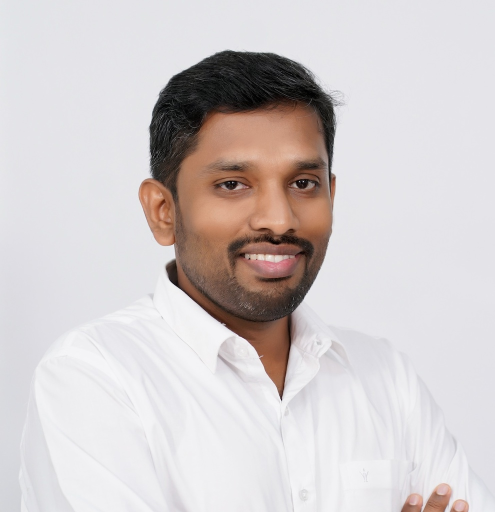
#> input picture data/Arish_p_low_res.jpeg, 990 x 1024 px, found by its file name (shown at 1/2 size)
$ jupyter execute session_1.ipynb
#> lines starting #> are read from the running program, lines starting #| are printed output that depends on the picture
[cell 1]
import numpy as np
# creating numpy arrays

# Creating a 1D array
arr1d = np.array([1, 2, 3, 4, 5])
print("1D Array:", arr1d)

[cell 2]
# Creating a 2D array
arr2d = np.array([[1, 2, 3], [4, 5, 6]])
print("2D Array:\n", arr2d)

[cell 3]
# Creating an array filled with zeros
zeros_arr = np.zeros((3, 4))  # 3 rows, 4 columns
print("Zeros Array:\n", zeros_arr)

[cell 4]
# Creating an array filled with ones
ones_arr = np.ones((2, 2))
print("Ones Array:\n", ones_arr)

[cell 5]
# Creating an array with a range of values
range_arr = np.arange(0, 10, 2)  # Start, stop, step
print("Range Array:", range_arr)

[cell 6]
# Creating an array with evenly spaced values
linspace_arr = np.linspace(0, 1, 5)  # Start, stop, number of points
print("Linspace Array:", linspace_arr)

[cell 7]
# array indexing and slicing
arr = np.array([[10, 20, 30], [40, 50, 60], [70, 80, 90]])

[cell 8]
# Accessing elements
print("Element at [0, 1]:", arr[0, 1])  # Row 0, column 1

[cell 9]
# Slicing rows
print("Row 1:", arr[1, :])

[cell 10]
# Slicing columns
print("Column 2:", arr[:, 2])

[cell 11]
# Slicing a sub-array
print("Sub-array:\n", arr[1:3, 0:2])

[cell 12]
# array operations

arr1 = np.array([1, 2, 3])
arr2 = np.array([4, 5, 6])

# Element-wise addition
print("Addition:", arr1 + arr2)

# Element-wise multiplication
print("Multiplication:", arr1 * arr2)

# Scalar multiplication
print("Scalar Multiplication:", arr1 * 2)

# Dot product
print("Dot Product:", np.dot(arr1, arr2))

# Sum of all elements
print("Sum:", np.sum(arr1))

# Mean of all elements
print("Mean:", np.mean(arr1))

# Standard deviation
print("Standard Deviation:", np.std(arr1))

[cell 13]
import numpy as np

arr = np.arange(1, 10)

# Reshaping
reshaped_arr = arr.reshape((3, 3))
print("Reshaped Array:\n", reshaped_arr)

# Transposing
transposed_arr = reshaped_arr.T
print("Transposed Array:\n", transposed_arr)

[cell 14]
# random number generation

import numpy as np

# Random numbers from a uniform distribution
random_uniform = np.random.rand(2, 3)
print("Random Uniform:\n", random_uniform)

# Random numbers from a normal distribution
random_normal = np.random.randn(2, 3)
print("Random Normal:\n", random_normal)

# Random integers
random_integers = np.random.randint(0, 10, (3, 3))
print("Random Integers:\n", random_integers)

[cell 15]
#opencv
# Importing the OpenCV library
import cv2
# Reading the image using imread() function
image = cv2.imread('/Users/apitchai002/Documents/Clones/python_packages/data/Arish_p_low_res.jpeg')
#> image is the input picture: shape (1024, 990, 3); mean B, G, R 204.1, 203.7, 210.2

# Extracting the height and width of an image
h, w = image.shape[:2]
#> h = 1024; w = 990
# Displaying the height and width
print("Height = {}, Width = {}".format(h, w))
#| Height = 1024, Width = 990

[cell 16]
# Extracting RGB values.
# Here we have randomly chosen a pixel
# by passing in 100, 100 for height and width.
(B, G, R) = image[100, 100]
#> B = 232; G = 227; R = 228

# Displaying the pixel values
print("R = {}, G = {}, B = {}".format(R, G, B))
#| R = 228, G = 227, B = 232

# We can also pass the channel to extract
# the value for a specific channel
B = image[100, 100, 0]
print("B = {}".format(B))
#| B = 232

[cell 17]
# We will calculate the region of interest
# by slicing the pixels of the image
roi = image[100 : 500, 200 : 700]
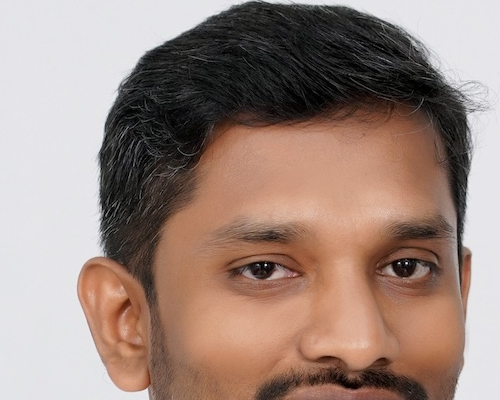
#> roi: shape (400, 500, 3); mean B, G, R 126, 135.5, 157.3
cv2.imshow("ROI", roi)
cv2.waitKey(0)

[cell 18]
# pillow package
from PIL import Image


# Location of the image
img = Image.open("/Users/apitchai002/Documents/Clones/python_packages/data/Arish_p_low_res.jpeg")

img.show()

[cell 19]
# size of the image
print(img.size)
#| (990, 1024)

# format of the image
print(img.format)
#| JPEG

[cell 20]
# mode of the image
print(img.mode)
#| RGB

[cell 21]
import PIL


# rotating a image 90 deg counter clockwise
img = img.rotate(90, PIL.Image.NEAREST, expand = 1)
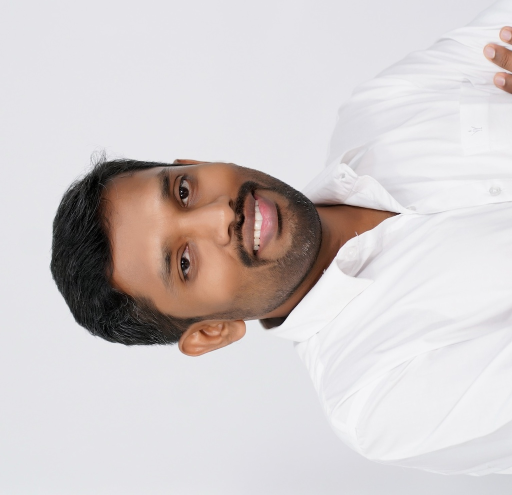
#> img: PIL image 1024x990 RGB (shown at 1/2 size); mean R, G, B 210.2, 203.7, 204.1

# to show specified image
img.show()
